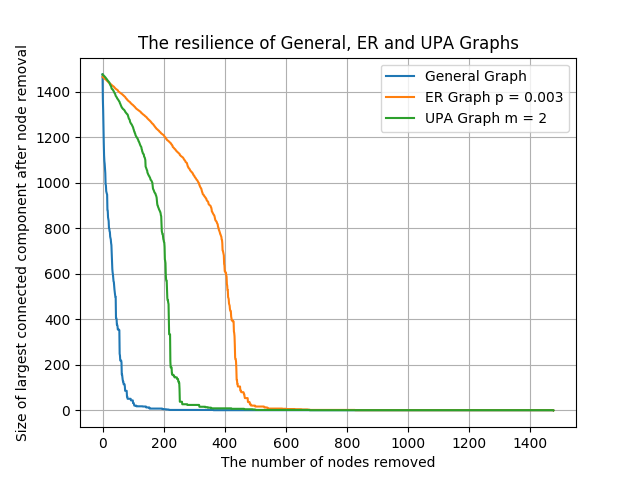

Generate this figure with Python:
'''Come prima cosa determinate dei valori di n, p e m tali che la procedura ER e la procedura UPA generino un grafo
con lo stesso numero di nodi ed un numero di archi simile a quello della rete reale.

Quindi, per ognuno dei tre grafi (rete reale, ER, UPA), simulate un attacco che disabiliti i nodi
della rete uno alla volta seguendo un ordine casuale, fino alla disattivazione di tutti i nodi del grafo,
e calcolate la resilienza del grafo dopo ogni rimozione di un nodo.

Dopo aver calcolato la resilienza dei tre grafi, mostrate il risultato in un grafico con scala
lineare (non log/log) che combini le tre curve ottenute. Usate un grafico a punti oppure a linea
per ognuna delle curve.
L'asse orizzontale del grafico deve corrispondere al numero di nodi disattivati dall'attacco (che variano da 0 a n),
mentre l'asse verticale alla dimensione della componente connessa piu grande rimasta dopo aver rimosso un certo numero di nodi.
Aggiungete una legenda al grafico che permetta di distinguere le tre curve e che specifici i valori di p e m utilizzati.
Allegate il file con la figura nell'apposito spazio.'''

from utils.graphGenerator import graphGenerator
from utils.resilienceCount import maxCC, DFSVisited
import random
import matplotlib.pyplot as plp
from sys import setrecursionlimit

n = 1476
p = 0.003 #(n archi*100/n^2)
m = 2
path = "as19991212.txt"
setrecursionlimit(10000)

def mostImportantNodeAttack(graph,size_max):
    # print("Graph to attack: ",graph.adj_list)
    # most important node
    m_i_node = -1
    # adj_list del most_important node
    m_i_adj_list = set()
    # size della adj_list del most important node
    m_i_node_size_adj_list = -1
    # True sse abbiamo trovato una adj_list della massima dimensione possibile, ovvero |V| - 1
    find = False

    # cerca il nodo con la adj_list maggiore, ovvero il nodo piu importante
    if graph and graph.adj_list:
        for nodes in graph.adj_list:
            if find == False: # purtroppo python non supporta i foreach-loop con piu di una condizione ...
                current_node_size_adj_list = len(graph.adj_list[nodes])
                if current_node_size_adj_list > m_i_node_size_adj_list:
                    m_i_node = nodes
                    m_i_node_size_adj_list = current_node_size_adj_list
                    m_i_adj_list = graph.adj_list[nodes]
                # se abbiamo trovato una adj_list di grandezza size_max, allora non serve piu iterare: non possono esistere adj_list maggiori
                if m_i_node_size_adj_list == size_max:
                    find = True

    # rimuovo il nodo piu importante da tutte le liste delle adj nel quale compare
    for nodes in m_i_adj_list:
        if m_i_node in graph.adj_list[nodes]: # TODO: ma questo controllo serve??
            graph.adj_list[nodes].remove(m_i_node)

    # infine rimuovo la chiave corrispondente al nodo piu importante
    graph.adj_list.pop(m_i_node, None)
    # print("final graph: ",graph.adj_list)
    resilience = maxCC(graph)
    return resilience

# invoca mostImportantNodeAttack fino alla disabilitazione totale dei nodi
def killTheNetwork(graph):
    resilience = [maxCC(graph)]
    while graph and graph.adj_list:
        resilience.append(mostImportantNodeAttack(graph,n-1))
    return resilience

all_graphs = graphGenerator(path,n,p,m)
ERgraph = all_graphs.ER_graph
generalGraph = all_graphs.graph_from_file
UPAgraph = all_graphs.UPA_graph

resilience_general = killTheNetwork(generalGraph)
resilience_ER = killTheNetwork(ERgraph)
resilience_UPA = killTheNetwork(UPAgraph)

plp.grid()
plp.plot(resilience_general, label = "General Graph")
plp.plot(resilience_ER, label = "ER Graph p = " + str(p))
plp.plot(resilience_UPA, label = "UPA Graph m = " + str(m))
plp.xlabel('The number of nodes removed')
plp.ylabel('Size of largest connected component after node removal')
plp.title('The resilience of General, ER and UPA Graphs')
plp.legend()
plp.show()
